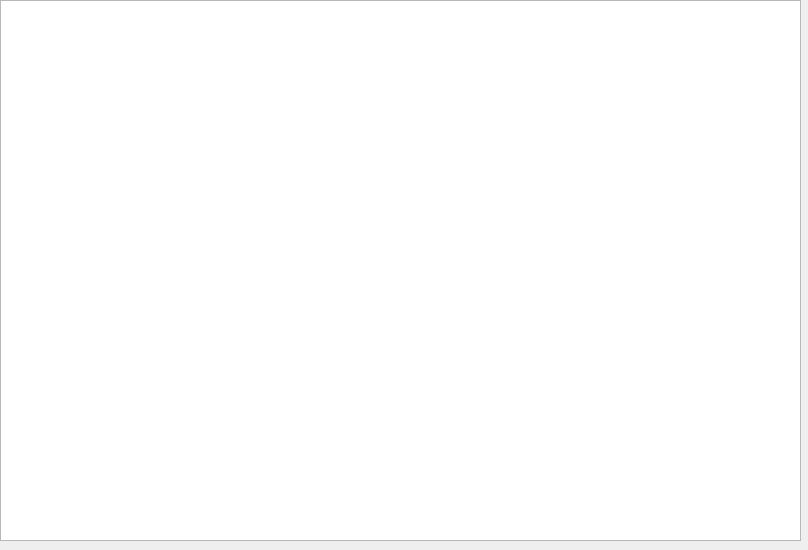
<?xml version="1.0" encoding="UTF-8"?>
<ui version="4.0">
 <class>action_tool</class>
 <widget class="QWidget" name="action_tool">
  <property name="geometry">
   <rect>
    <x>0</x>
    <y>0</y>
    <width>808</width>
    <height>550</height>
   </rect>
  </property>
  <property name="windowTitle">
   <string>Form</string>
  </property>
  <widget class="QTableWidget" name="table">
   <property name="geometry">
    <rect>
     <x>0</x>
     <y>0</y>
     <width>801</width>
     <height>541</height>
    </rect>
   </property>
  </widget>
 </widget>
 <resources/>
 <connections/>
</ui>
